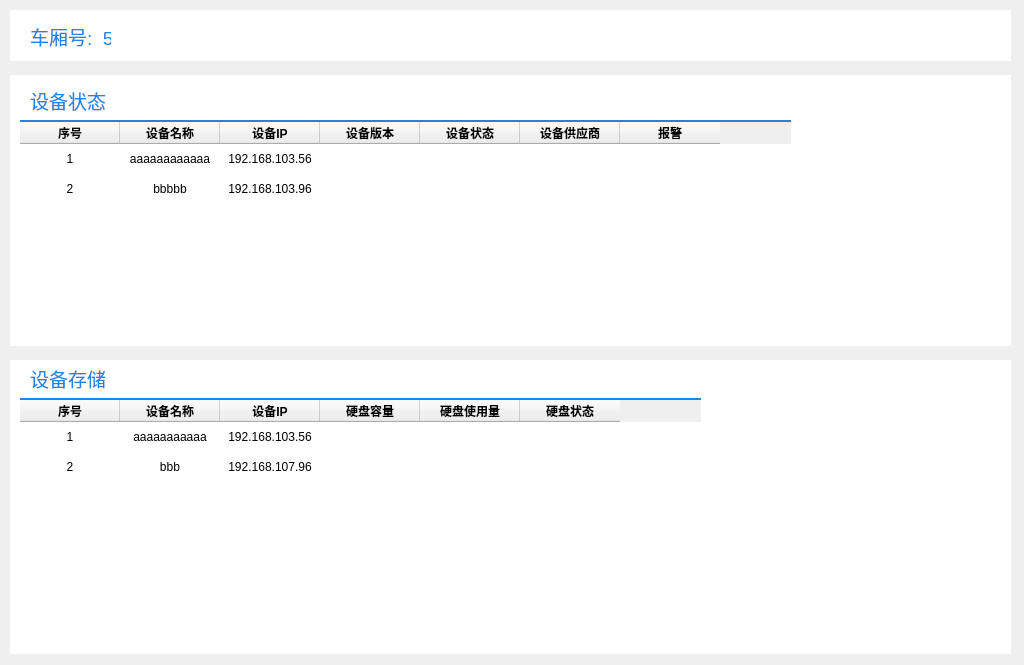
<?xml version="1.0" encoding="UTF-8"?>
<ui version="4.0">
 <class>devmanageofcarriages</class>
 <widget class="QWidget" name="devmanageofcarriages">
  <property name="geometry">
   <rect>
    <x>0</x>
    <y>0</y>
    <width>1024</width>
    <height>665</height>
   </rect>
  </property>
  <property name="windowTitle">
   <string>Form</string>
  </property>
  <widget class="QLabel" name="label">
   <property name="geometry">
    <rect>
     <x>10</x>
     <y>10</y>
     <width>1001</width>
     <height>51</height>
    </rect>
   </property>
   <property name="styleSheet">
    <string notr="true"> #label { 
    background-color: rgb(255, 255, 255);
  } 
 #label * { 
     background-color:; 
 }</string>
   </property>
   <property name="text">
    <string/>
   </property>
  </widget>
  <widget class="QLabel" name="label_2">
   <property name="geometry">
    <rect>
     <x>30</x>
     <y>26</y>
     <width>81</width>
     <height>21</height>
    </rect>
   </property>
   <property name="font">
    <font>
     <pointsize>14</pointsize>
    </font>
   </property>
   <property name="styleSheet">
    <string notr="true">color: rgb(33, 131, 229);</string>
   </property>
   <property name="text">
    <string>车厢号:  5</string>
   </property>
  </widget>
  <widget class="QLabel" name="label_3">
   <property name="geometry">
    <rect>
     <x>10</x>
     <y>75</y>
     <width>1001</width>
     <height>271</height>
    </rect>
   </property>
   <property name="styleSheet">
    <string notr="true"> #label_3 { 
    background-color: rgb(255, 255, 255);
  } 
 #label-3 * { 
     background-color:; 
 }</string>
   </property>
   <property name="text">
    <string/>
   </property>
  </widget>
  <widget class="QLabel" name="label_4">
   <property name="geometry">
    <rect>
     <x>10</x>
     <y>360</y>
     <width>1001</width>
     <height>294</height>
    </rect>
   </property>
   <property name="styleSheet">
    <string notr="true"> #label_4 { 
    background-color: rgb(255, 255, 255);
  } 
 #label-4 * { 
     background-color:; 
 }</string>
   </property>
   <property name="text">
    <string/>
   </property>
  </widget>
  <widget class="QLabel" name="label_6">
   <property name="geometry">
    <rect>
     <x>30</x>
     <y>90</y>
     <width>81</width>
     <height>21</height>
    </rect>
   </property>
   <property name="font">
    <font>
     <pointsize>14</pointsize>
    </font>
   </property>
   <property name="styleSheet">
    <string notr="true">color: rgb(33, 131, 229);</string>
   </property>
   <property name="text">
    <string>设备状态</string>
   </property>
  </widget>
  <widget class="Line" name="line_3">
   <property name="geometry">
    <rect>
     <x>20</x>
     <y>120</y>
     <width>771</width>
     <height>2</height>
    </rect>
   </property>
   <property name="styleSheet">
    <string notr="true">border-top: 1px solid  rgb(33, 131, 229); 
background-color: rgb(33, 131, 229); </string>
   </property>
   <property name="orientation">
    <enum>Qt::Horizontal</enum>
   </property>
  </widget>
  <widget class="Line" name="line_4">
   <property name="geometry">
    <rect>
     <x>20</x>
     <y>398</y>
     <width>681</width>
     <height>2</height>
    </rect>
   </property>
   <property name="styleSheet">
    <string notr="true">border-top: 1px solid  rgb(33, 131, 229); 
background-color: rgb(33, 131, 229); </string>
   </property>
   <property name="orientation">
    <enum>Qt::Horizontal</enum>
   </property>
  </widget>
  <widget class="QLabel" name="label_7">
   <property name="geometry">
    <rect>
     <x>30</x>
     <y>368</y>
     <width>81</width>
     <height>21</height>
    </rect>
   </property>
   <property name="font">
    <font>
     <pointsize>14</pointsize>
    </font>
   </property>
   <property name="styleSheet">
    <string notr="true">color: rgb(33, 131, 229);</string>
   </property>
   <property name="text">
    <string>设备存储</string>
   </property>
  </widget>
  <widget class="QTableWidget" name="tableWidget">
   <property name="geometry">
    <rect>
     <x>20</x>
     <y>400</y>
     <width>681</width>
     <height>191</height>
    </rect>
   </property>
   <property name="styleSheet">
    <string notr="true">border-style: none;</string>
   </property>
   <property name="frameShape">
    <enum>QFrame::StyledPanel</enum>
   </property>
   <property name="showGrid">
    <bool>false</bool>
   </property>
   <property name="columnCount">
    <number>6</number>
   </property>
   <attribute name="horizontalHeaderVisible">
    <bool>true</bool>
   </attribute>
   <attribute name="horizontalHeaderCascadingSectionResizes">
    <bool>false</bool>
   </attribute>
   <attribute name="horizontalHeaderDefaultSectionSize">
    <number>100</number>
   </attribute>
   <attribute name="horizontalHeaderHighlightSections">
    <bool>true</bool>
   </attribute>
   <attribute name="horizontalHeaderMinimumSectionSize">
    <number>61</number>
   </attribute>
   <attribute name="horizontalHeaderShowSortIndicator" stdset="0">
    <bool>false</bool>
   </attribute>
   <attribute name="horizontalHeaderStretchLastSection">
    <bool>false</bool>
   </attribute>
   <attribute name="verticalHeaderVisible">
    <bool>false</bool>
   </attribute>
   <attribute name="verticalHeaderHighlightSections">
    <bool>false</bool>
   </attribute>
   <row>
    <property name="text">
     <string>1</string>
    </property>
   </row>
   <row>
    <property name="text">
     <string>2</string>
    </property>
   </row>
   <column>
    <property name="text">
     <string>序号</string>
    </property>
    <property name="font">
     <font>
      <weight>75</weight>
      <italic>false</italic>
      <bold>true</bold>
      <underline>false</underline>
      <strikeout>false</strikeout>
      <kerning>true</kerning>
     </font>
    </property>
    <property name="textAlignment">
     <set>AlignCenter</set>
    </property>
    <property name="background">
     <color>
      <red>220</red>
      <green>220</green>
      <blue>220</blue>
     </color>
    </property>
   </column>
   <column>
    <property name="text">
     <string>设备名称</string>
    </property>
    <property name="font">
     <font>
      <weight>75</weight>
      <bold>true</bold>
     </font>
    </property>
    <property name="textAlignment">
     <set>AlignCenter</set>
    </property>
    <property name="background">
     <color>
      <red>220</red>
      <green>220</green>
      <blue>220</blue>
     </color>
    </property>
   </column>
   <column>
    <property name="text">
     <string>设备IP</string>
    </property>
    <property name="font">
     <font>
      <weight>75</weight>
      <bold>true</bold>
     </font>
    </property>
    <property name="textAlignment">
     <set>AlignCenter</set>
    </property>
    <property name="background">
     <color>
      <red>220</red>
      <green>220</green>
      <blue>220</blue>
     </color>
    </property>
   </column>
   <column>
    <property name="text">
     <string>硬盘容量</string>
    </property>
    <property name="font">
     <font>
      <weight>75</weight>
      <bold>true</bold>
     </font>
    </property>
    <property name="textAlignment">
     <set>AlignCenter</set>
    </property>
    <property name="background">
     <color>
      <red>220</red>
      <green>220</green>
      <blue>220</blue>
     </color>
    </property>
   </column>
   <column>
    <property name="text">
     <string>硬盘使用量</string>
    </property>
    <property name="font">
     <font>
      <weight>75</weight>
      <bold>true</bold>
     </font>
    </property>
    <property name="textAlignment">
     <set>AlignCenter</set>
    </property>
    <property name="background">
     <color>
      <red>220</red>
      <green>220</green>
      <blue>220</blue>
     </color>
    </property>
   </column>
   <column>
    <property name="text">
     <string>硬盘状态</string>
    </property>
    <property name="font">
     <font>
      <weight>75</weight>
      <bold>true</bold>
     </font>
    </property>
    <property name="textAlignment">
     <set>AlignCenter</set>
    </property>
    <property name="background">
     <color>
      <red>220</red>
      <green>220</green>
      <blue>220</blue>
     </color>
    </property>
   </column>
   <item row="0" column="0">
    <property name="text">
     <string>1</string>
    </property>
    <property name="textAlignment">
     <set>AlignCenter</set>
    </property>
   </item>
   <item row="0" column="1">
    <property name="text">
     <string>aaaaaaaaaaa</string>
    </property>
    <property name="textAlignment">
     <set>AlignCenter</set>
    </property>
   </item>
   <item row="0" column="2">
    <property name="text">
     <string>192.168.103.56</string>
    </property>
    <property name="textAlignment">
     <set>AlignCenter</set>
    </property>
   </item>
   <item row="1" column="0">
    <property name="text">
     <string>2</string>
    </property>
    <property name="textAlignment">
     <set>AlignCenter</set>
    </property>
   </item>
   <item row="1" column="1">
    <property name="text">
     <string>bbb</string>
    </property>
    <property name="textAlignment">
     <set>AlignCenter</set>
    </property>
   </item>
   <item row="1" column="2">
    <property name="text">
     <string>192.168.107.96</string>
    </property>
    <property name="textAlignment">
     <set>AlignCenter</set>
    </property>
   </item>
  </widget>
  <widget class="QTableWidget" name="tableWidget_2">
   <property name="geometry">
    <rect>
     <x>20</x>
     <y>122</y>
     <width>771</width>
     <height>192</height>
    </rect>
   </property>
   <property name="styleSheet">
    <string notr="true">border-style: none;</string>
   </property>
   <property name="showDropIndicator" stdset="0">
    <bool>true</bool>
   </property>
   <property name="showGrid">
    <bool>false</bool>
   </property>
   <attribute name="verticalHeaderVisible">
    <bool>false</bool>
   </attribute>
   <row>
    <property name="text">
     <string>New Row</string>
    </property>
   </row>
   <row>
    <property name="text">
     <string>New Row</string>
    </property>
   </row>
   <column>
    <property name="text">
     <string>序号</string>
    </property>
    <property name="font">
     <font>
      <weight>75</weight>
      <bold>true</bold>
     </font>
    </property>
    <property name="textAlignment">
     <set>AlignCenter</set>
    </property>
    <property name="background">
     <color>
      <red>220</red>
      <green>220</green>
      <blue>220</blue>
     </color>
    </property>
   </column>
   <column>
    <property name="text">
     <string>设备名称</string>
    </property>
    <property name="font">
     <font>
      <weight>75</weight>
      <bold>true</bold>
     </font>
    </property>
    <property name="textAlignment">
     <set>AlignCenter</set>
    </property>
    <property name="background">
     <color>
      <red>220</red>
      <green>220</green>
      <blue>220</blue>
     </color>
    </property>
   </column>
   <column>
    <property name="text">
     <string>设备IP</string>
    </property>
    <property name="font">
     <font>
      <weight>75</weight>
      <bold>true</bold>
     </font>
    </property>
    <property name="textAlignment">
     <set>AlignCenter</set>
    </property>
    <property name="background">
     <color>
      <red>220</red>
      <green>220</green>
      <blue>220</blue>
     </color>
    </property>
   </column>
   <column>
    <property name="text">
     <string>设备版本</string>
    </property>
    <property name="font">
     <font>
      <weight>75</weight>
      <bold>true</bold>
     </font>
    </property>
    <property name="textAlignment">
     <set>AlignCenter</set>
    </property>
    <property name="background">
     <color>
      <red>220</red>
      <green>220</green>
      <blue>220</blue>
     </color>
    </property>
   </column>
   <column>
    <property name="text">
     <string>设备状态</string>
    </property>
    <property name="font">
     <font>
      <weight>75</weight>
      <bold>true</bold>
     </font>
    </property>
    <property name="textAlignment">
     <set>AlignCenter</set>
    </property>
    <property name="background">
     <color>
      <red>220</red>
      <green>220</green>
      <blue>220</blue>
     </color>
    </property>
   </column>
   <column>
    <property name="text">
     <string>设备供应商</string>
    </property>
    <property name="font">
     <font>
      <weight>75</weight>
      <bold>true</bold>
     </font>
    </property>
    <property name="textAlignment">
     <set>AlignCenter</set>
    </property>
    <property name="background">
     <color>
      <red>220</red>
      <green>220</green>
      <blue>220</blue>
     </color>
    </property>
   </column>
   <column>
    <property name="text">
     <string>报警</string>
    </property>
    <property name="font">
     <font>
      <weight>75</weight>
      <bold>true</bold>
     </font>
    </property>
    <property name="textAlignment">
     <set>AlignCenter</set>
    </property>
    <property name="background">
     <color>
      <red>220</red>
      <green>220</green>
      <blue>220</blue>
     </color>
    </property>
   </column>
   <item row="0" column="0">
    <property name="text">
     <string>1</string>
    </property>
    <property name="textAlignment">
     <set>AlignCenter</set>
    </property>
   </item>
   <item row="0" column="1">
    <property name="text">
     <string>aaaaaaaaaaaa</string>
    </property>
    <property name="textAlignment">
     <set>AlignCenter</set>
    </property>
   </item>
   <item row="0" column="2">
    <property name="text">
     <string>192.168.103.56</string>
    </property>
    <property name="textAlignment">
     <set>AlignCenter</set>
    </property>
   </item>
   <item row="1" column="0">
    <property name="text">
     <string>2</string>
    </property>
    <property name="textAlignment">
     <set>AlignCenter</set>
    </property>
   </item>
   <item row="1" column="1">
    <property name="text">
     <string>bbbbb</string>
    </property>
    <property name="textAlignment">
     <set>AlignCenter</set>
    </property>
   </item>
   <item row="1" column="2">
    <property name="text">
     <string>192.168.103.96</string>
    </property>
    <property name="textAlignment">
     <set>AlignCenter</set>
    </property>
   </item>
  </widget>
 </widget>
 <resources/>
 <connections/>
</ui>
